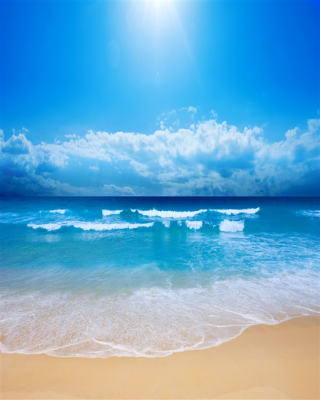
#> input picture opencv/bg.png, 320 x 400 px
$ python rotate.py bg.png
#> lines starting #> are read from the running program, lines starting #| are printed output that depends on the picture; after the words box and inside, x2 and y2 are one past the last pixel; in counts of white or black regions, pixels touching at a corner belong together; long printed decimals are rounded
# -*- coding: utf-8 -*-
#
# 将图片的角度进行矫正
# Author: alex
# Created Time: 2018年12月07日 星期五 16时40分54秒
import cv2
import numpy as np
from matplotlib import pyplot as plt
import math


def rotate_about_center2(src, radian, scale=1.):
    #入参：弧度
    w = src.shape[1]
    h = src.shape[0]
    angle = radian * 180 / np.pi
    # now calculate new image width and height
    nw = (abs(np.sin(radian)*h) + abs(np.cos(radian)*w))*scale
    nh = (abs(np.cos(radian)*h) + abs(np.sin(radian)*w))*scale
    # ask OpenCV for the rotation matrix
    rot_mat = cv2.getRotationMatrix2D((nw*0.5, nh*0.5), angle, scale)
    # calculate the move from the old center to the new center combined
    # with the rotation
    rot_move = np.dot(rot_mat, np.array([(nw-w)*0.5, (nh-h)*0.5,0]))
    # the move only affects the translation, so update the translation
    # part of the transform
    rot_mat[0,2] += rot_move[0]
    rot_mat[1,2] += rot_move[1]
    return cv2.warpAffine(src, rot_mat, (int(math.ceil(nw)), int(math.ceil(nh))), flags=cv2.INTER_LANCZOS4)


def get_group(arr):
    #按照4个弧度区间分组，返回不为空的分组数据
    radian_45 = np.pi/4
    radian_90 = np.pi/2
    radian_135 = radian_45 * 3
    ret_arr = [[],[],[],[]]
    for i in range(len(arr)):
        if arr[i] < radian_45:
            ret_arr[0].append(arr[i])
        elif arr[i] < radian_90:
            ret_arr[1].append(arr[i])
        elif arr[i] < radian_135:
            ret_arr[2].append(arr[i])
        else:
            ret_arr[3].append(arr[i])

    while [] in ret_arr:
        ret_arr.remove([])

    #print ret_arr
    return ret_arr


def get_min_var_avg(arr):
    #按照不同弧度区间分组，返回方差最小的一个分组的弧度平均值
    group_arr = get_group(arr)
    var_arr = []
    if len(group_arr) <= 1:
        var_arr = group_arr
    else:
        var_arr = [np.var(group_arr[i]) for i in range(len(group_arr))]
    min_var = 10000
    min_i = 0
    for i in range(len(var_arr)):
        if var_arr[i] < min_var:
            min_var = var_arr[i]
            min_i = i
    #print min_var, i
    avg = np.mean(group_arr[min_i])
    return avg

def get_rotate_radian(radian, reverse = False):
    #旋转弧度转换
    radian_45 = np.pi/4
    radian_90 = np.pi/2
    radian_135 = radian_45 * 3
    radian_180 = np.pi
    ret_radian = 0
    if radian < radian_45:
        ret_radian = radian
    elif radian < radian_90:
        ret_radian = radian - radian_90
    elif radian < radian_135:
        ret_radian = radian - radian_90
    else:
        ret_radian = radian - radian_180

    if reverse:
        ret_radian += radian_90
    print(ret_radian)
    return ret_radian


def rotate(path):
#> called with path = 'bg.png'
    image = cv2.imread(path, 0)
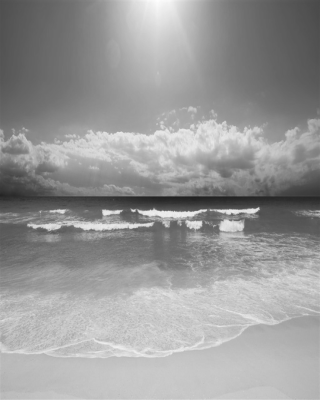
#> image: shape (400, 320); min 32, max 254, mean 153.3

    print(image.shape)
#| (400, 320)

    #高斯模糊
    blur = cv2.GaussianBlur(image,(7,7),0)#自己调整，经验数据
    cv2.imshow('image',blur)
    cv2.waitKey(0)
    #Canny边缘检测
    canny = cv2.Canny(blur, 20, 150, 3)
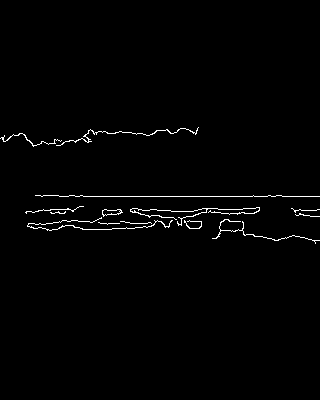
#> canny: shape (400, 320); 1.3% white in thin lines or dots, all inside (x1, y1, x2, y2) = (0, 127, 320, 244)
    lines = cv2.HoughLines(canny, 1, np.pi/180, 118)#自己调整，经验数据
#> lines = [[196, 1.57]]

    #求平均弧度
    l = len(lines[0])
#> l = 1
    print(l)
#| 1

    theta_arr = [lines[0][i][1] for i in range(l)]
#> theta_arr = [1.57]
    print(theta_arr)
#| [1.571]
    rotate_theta = get_min_var_avg(theta_arr)
#> the loop in get_group, `for i in range(len(arr)):` made 1 pass
#> in get_min_var_avg, `group_arr = get_group(arr)`: group_arr = [[1.57]]
#> the loop in get_min_var_avg, `for i in range(len(var_arr)):` made 1 pass
#> after the loop in get_min_var_avg, `for i in range(len(var_arr)):`: min_i = 0; min_var = 10000
    print(rotate_theta)

    #print lines

    '''for line in lines[0]:
        rho = line[0]
        theta = line[1]

        a = np.cos(theta)
        b = np.sin(theta)
        x0 = a*rho
        y0 = b*rho
        cv2.line(image, (int(x0 - 1000*b), int(y0 + 1000*a)), (int(x0 + 1000*b), int(y0 - 1000*a)), (0,255,0), 2)
        #cv2.imshow('image',image)
        #cv2.waitKey(0)'''

    img2 = rotate_about_center2(image, get_rotate_radian(rotate_theta, image.shape[0] > image.shape[1])) # hight > width

    plt.imshow(img2)
    plt.show()


if __name__ == '__main__':
    import sys
#> (the run stopped early here; a loop or call above may not have finished)
